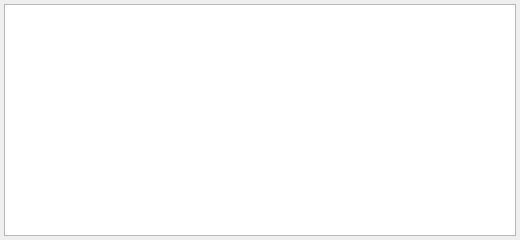
<ui version="4.0" >
 <author>rncbc aka Rui Nuno Capela</author>
 <comment>JACK Audio Connection Kit - Qt GUI Interface.

   Copyright (C) 2003-2010, rncbc aka Rui Nuno Capela. All rights reserved.

   This program is free software; you can redistribute it and/or
   modify it under the terms of the GNU General Public License
   as published by the Free Software Foundation; either version 2
   of the License, or (at your option) any later version.

   This program is distributed in the hope that it will be useful,
   but WITHOUT ANY WARRANTY; without even the implied warranty of
   MERCHANTABILITY or FITNESS FOR A PARTICULAR PURPOSE.  See the
   GNU General Public License for more details.

   You should have received a copy of the GNU General Public License along
   with this program; if not, write to the Free Software Foundation, Inc.,
   51 Franklin Street, Fifth Floor, Boston, MA 02110-1301 USA.

</comment>
 <class>qjackctlMessagesForm</class>
 <widget class="QWidget" name="qjackctlMessagesForm" >
  <property name="geometry" >
   <rect>
    <x>0</x>
    <y>0</y>
    <width>520</width>
    <height>240</height>
   </rect>
  </property>
  <property name="sizePolicy" >
   <sizepolicy vsizetype="Minimum" hsizetype="Minimum" >
    <horstretch>0</horstretch>
    <verstretch>0</verstretch>
   </sizepolicy>
  </property>
  <property name="font" >
   <font/>
  </property>
  <property name="windowTitle" >
   <string>Messages - JACK Audio Connection Kit</string>
  </property>
  <property name="windowIcon" >
   <iconset resource="qjackctl.qrc" >:/images/messages1.png</iconset>
  </property>
  <layout class="QGridLayout" >
   <item row="0" column="0" >
    <widget class="QTextEdit" name="MessagesTextView" >
     <property name="minimumSize" >
      <size>
       <width>320</width>
       <height>80</height>
      </size>
     </property>
     <property name="toolTip" >
      <string>Messages output log</string>
     </property>
     <property name="lineWrapMode" >
      <enum>QTextEdit::NoWrap</enum>
     </property>
     <property name="readOnly" >
      <bool>true</bool>
     </property>
     <property name="undoRedoEnabled" >
      <bool>false</bool>
     </property>
    </widget>
   </item>
  </layout>
 </widget>
 <layoutdefault spacing="4" margin="4" />
 <tabstops>
  <tabstop>MessagesTextView</tabstop>
 </tabstops>
 <resources/>
 <connections/>
</ui>
